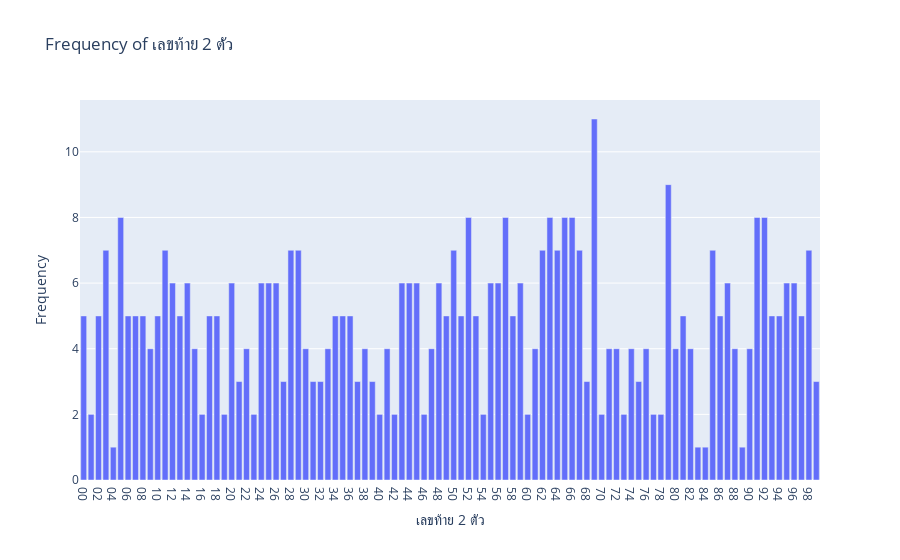

Write notebook code for a chart like this one.
### Code cell
value_counts = df['เลขท้าย 2 ตัว'].value_counts().sort_index()
fig = px.bar(x=value_counts.index, y=value_counts.values, title = 'Frequency of เลขท้าย 2 ตัว')
fig.update_layout(xaxis_title='เลขท้าย 2 ตัว', yaxis_title='Frequency')
fig.show()

### Figure 1 — Plotly figure (JSON) as saved in the notebook; plotly's stock layout.template omitted (floating-point values rounded to 4 significant figures)
{"data": [{"alignmentgroup": "True", "hovertemplate": "x=%{x}<br>y=%{y}<extra></extra>", "legendgroup": "", "marker": {"color": "#636efa", "pattern": {"shape": ""}}, "name": "", "offsetgroup": "", "orientation": "v", "showlegend": false, "textposition": "auto", "type": "bar", "x": ["00", "01", "02", "03", "04", "05", "06", "07", "08", "09", "10", "11", "12", "13", "14", "15", "16", "17", "18", "19", "20", "21", "22", "23", "24", "25", "26", "27", "28", "29", "30", "31", "32", "33", "34", "35", "36", "37", "38", "39", "40", "41", "42", "43", "44", "45", "46", "47", "48", "49", "50", "51", "52", "53", "54", "55", "56", "57", "58", "59", "60", "61", "62", "63", "64", "65", "66", "67", "68", "69", "70", "71", "72", "73", "74", "75", "76", "77", "78", "79", "80", "81", "82", "83", "84", "85", "86", "87", "88", "89", "90", "91", "92", "93", "94", "95", "96", "97", "98", "99"], "xaxis": "x", "y": [5, 2, 5, 7, 1, 8, 5, 5, 5, 4, 5, 7, 6, 5, 6, 4, 2, 5, 5, 2, 6, 3, 4, 2, 6, 6, 6, 3, 7, 7, 4, 3, 3, 4, 5, 5, 5, 3, 4, 3, 2, 4, 2, 6, 6, 6, 2, 4, 6, 5, 7, 5, 8, 5, 2, 6, 6, 8, 5, 6, 2, 4, 7, 8, 7, 8, 8, 7, 3, 11, 2, 4, 4, 2, 4, 3, 4, 2, 2, 9, 4, 5, 4, 1, 1, 7, 5, 6, 4, 1, 4, 8, 8, 5, 5, 6, 6, 5, 7, 3], "yaxis": "y"}], "layout": {"barmode": "relative", "legend": {"tracegroupgap": 0}, "title": {"text": "Frequency of เลขท้าย 2 ตัว"}, "xaxis": {"anchor": "y", "domain": [0, 1], "title": {"text": "เลขท้าย 2 ตัว"}}, "yaxis": {"anchor": "x", "domain": [0, 1], "title": {"text": "Frequency"}}}}
